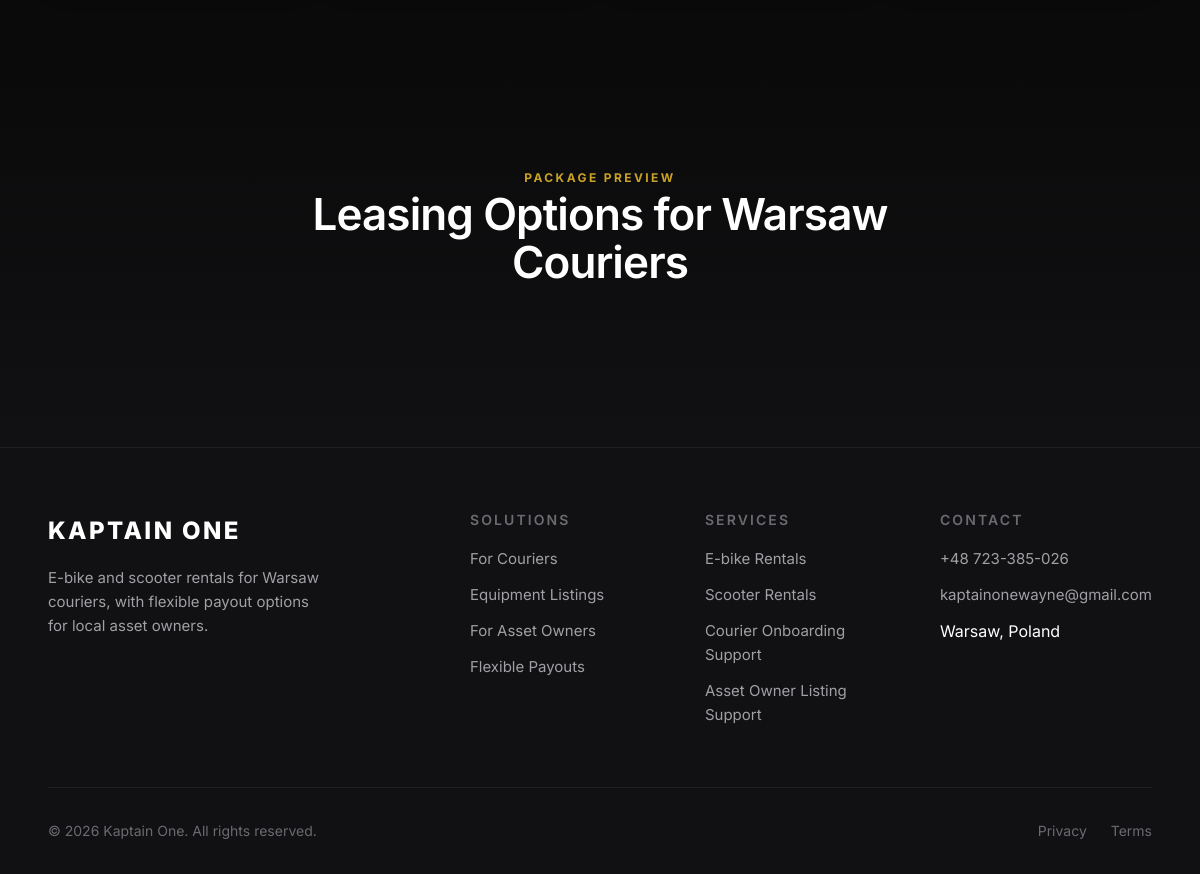
The page /gig-workers.php (lower part) on the database as committed earlier.
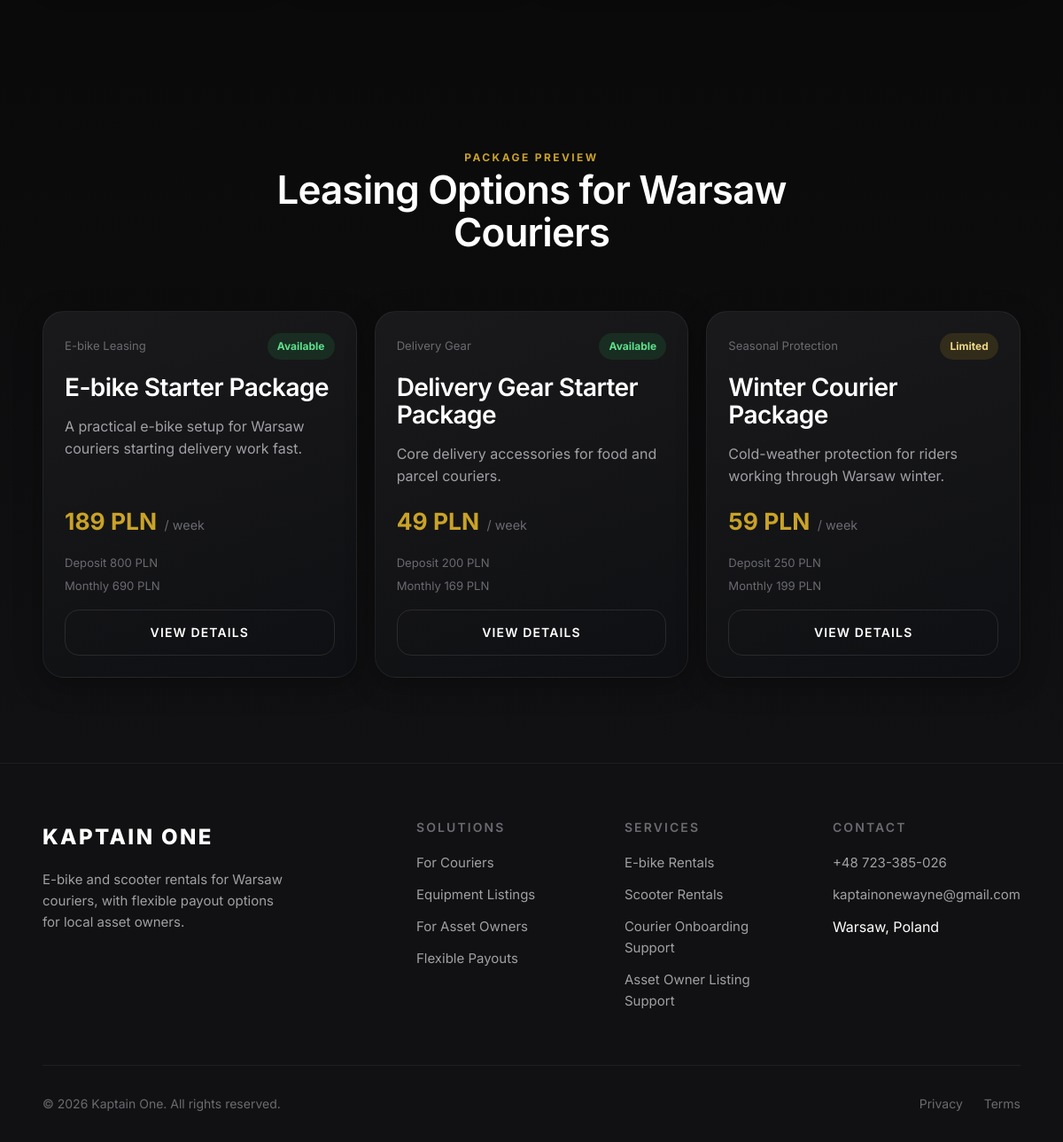
The same page on the database as committed later.
### tables this page shows
CREATE TABLE IF NOT EXISTS equipment_packages (
    id INT UNSIGNED AUTO_INCREMENT PRIMARY KEY,
    title VARCHAR(160) NOT NULL,
    slug VARCHAR(180) NOT NULL UNIQUE,
    category VARCHAR(80) NOT NULL,
    description TEXT,
    short_description TEXT,
    image VARCHAR(255),
    included_items TEXT,
    weekly_price DECIMAL(10,2) DEFAULT 0,
    monthly_price DECIMAL(10,2) DEFAULT 0,
    deposit_amount DECIMAL(10,2) DEFAULT 0,
    currency VARCHAR(10) DEFAULT 'PLN',
    availability_status ENUM('available', 'limited', 'waitlist', 'unavailable') DEFAULT 'available',
    requirements TEXT,
    terms TEXT,
    is_active BOOLEAN DEFAULT TRUE,
    sort_order INT DEFAULT 100,
    created_at TIMESTAMP DEFAULT CURRENT_TIMESTAMP,
    updated_at TIMESTAMP DEFAULT CURRENT_TIMESTAMP ON UPDATE CURRENT_TIMESTAMP,
    INDEX idx_packages_active (is_active),
    INDEX idx_packages_category (category),
    INDEX idx_packages_availability (availability_status)
);

### config/config.php (called while the page is built, shortened)
<?php
$DB_CONFIG = [
    'host'     => 'localhost',
    'database' => 'u123456789_kaptain',
    'username' => 'u123456789_admin',
    'password' => 'your_db_password',
    'charset'  => 'utf8mb4',
    'port'     => 3306
];
$SITE_CONFIG = [
    'name'        => 'Kaptain One',
    'tagline'     => 'Warsaw E-Bike & Scooter Rentals for Couriers',
    'url'         => 'https://kaptainone.com',
    'email'       => 'kaptainonewayne@gmail.com',
    'phone'       => '+48 723-385-026',
    'phone_link'  => '+48723385026',
    'address'     => 'Warsaw, Poland',
    'timezone'    => 'Europe/Warsaw'
];

### includes/db.php (called while the page is built, shortened)
<?php
require_once __DIR__ . '/../config/config.php';
class Database {
    private static ?PDO $instance = null;
    public static function connect(): PDO {
        global $DB_CONFIG;
        if (self::$instance === null) {
            try {
                $dsn = sprintf(
                    'mysql:host=%s;port=%d;dbname=%s;charset=%s',
                    $DB_CONFIG['host'],
                    $DB_CONFIG['port'],
                    $DB_CONFIG['database'],
                    $DB_CONFIG['charset']
                );
                self::$instance = new PDO($dsn, $DB_CONFIG['username'], $DB_CONFIG['password'], [
                    PDO::ATTR_ERRMODE            => PDO::ERRMODE_EXCEPTION,
                    PDO::ATTR_DEFAULT_FETCH_MODE => PDO::FETCH_ASSOC,
                    PDO::ATTR_EMULATE_PREPARES   => false,
                ]);
            } catch (PDOException $e) {
                error_log('Database connection failed: ' . $e->getMessage());
                throw new Exception('Service temporarily unavailable');
            }
        }
        return self::$instance;
    }
    public static function query(string $sql, array $params = []): PDOStatement {
        $stmt = self::connect()->prepare($sql);
        $stmt->execute($params);
        return $stmt;
    }
    public static function fetchAll(string $sql, array $params = []): array {
        $stmt = self::query($sql, $params);
        return $stmt->fetchAll();
    }
}

### includes/app_data.php (called while the page is built, shortened)
<?php
require_once __DIR__ . '/db.php';
function package_status_label(string $status): string {
    return ucwords(str_replace('_', ' ', $status));
}
function get_active_packages(): array {
    return Database::fetchAll("SELECT * FROM equipment_packages WHERE is_active = 1 ORDER BY sort_order, title");
}

### includes/functions.php (called while the page is built, shortened)
<?php
require_once __DIR__ . '/../config/config.php';
function e(string $text): string {
    return htmlspecialchars($text, ENT_QUOTES, 'UTF-8');
}
function site(string $key): string {
    global $SITE_CONFIG;
    return $SITE_CONFIG[$key] ?? '';
}
function base_url(): string {
    $configured = rtrim(site('url'), '/');
    if (!empty($_SERVER['HTTP_HOST'])) {
        $host = $_SERVER['HTTP_HOST'];
        if (stripos($host, 'localhost') !== false || preg_match('/^(127\.0\.0\.1|192\.168\.|10\.|172\.(1[6-9]|2\d|3[0-1])\.)/', $host)) {
            $scriptDir = str_replace('\\', '/', dirname($_SERVER['SCRIPT_NAME'] ?? '/'));
            $scriptDir = rtrim($scriptDir, '/.');
            if ($scriptDir === '') {
                return 'http://' . $host;
            }
            return 'http://' . $host . $scriptDir;
        }
    }
    return $configured;
}

### includes/package-card.php (the view)
<article class="package-card">
    <div class="package-card__top">
        <span class="package-card__category"><?= e($package['category']) ?></span>
        <span class="status-pill status-<?= e($package['availability_status']) ?>"><?= e(package_status_label($package['availability_status'])) ?></span>
    </div>
    <h3><?= e($package['title']) ?></h3>
    <p><?= e($package['short_description']) ?></p>
    <div class="package-price">
        <strong><?= number_format((float)$package['weekly_price'], 0) ?> <?= e($package['currency']) ?></strong>
        <span>/ week</span>
    </div>
    <div class="package-meta">
        <span>Deposit <?= number_format((float)$package['deposit_amount'], 0) ?> <?= e($package['currency']) ?></span>
        <span>Monthly <?= number_format((float)$package['monthly_price'], 0) ?> <?= e($package['currency']) ?></span>
    </div>
    <a href="<?= base_url() ?>/package.php?slug=<?= e($package['slug']) ?>" class="btn btn-secondary">View Details</a>
</article>

### gig-workers.php (shortened to what this page needs)
<?php
require_once __DIR__ . '/includes/functions.php';
require_once __DIR__ . '/includes/app_data.php';
$packages = array_slice(get_active_packages(), 0, 3);
require_once __DIR__ . '/includes/header.php';
?>
<section class="section">
</section>
<section class="section app-band">
    <div class="container">
        <div class="section-header">
            <span class="section-kicker">Package Preview</span>
            <h2>Leasing Options for Warsaw Couriers</h2>
        </div>
        <div class="package-grid">
            <?php foreach ($packages as $package): ?>
                <?php require __DIR__ . '/includes/package-card.php'; ?>
            <?php endforeach; ?>
        </div>
    </div>
</section>
<?php require_once __DIR__ . '/includes/footer.php'; ?>

Rows that differ between the two databases and show on the page:
added equipment_packages: category "E-bike Leasing", availability_status "Available", title "E-bike Starter Package", short_description "A practical e-bike setup for Warsaw couriers starting delivery work fast.", weekly_price "189", currency "PLN", deposit_amount "800", monthly_price "690"
added equipment_packages: category "Delivery Gear", availability_status "Available", title "Delivery Gear Starter Package", short_description "Core delivery accessories for food and parcel couriers.", weekly_price "49", currency "PLN", deposit_amount "200", monthly_price "169"
added equipment_packages: category "Seasonal Protection", availability_status "Limited", title "Winter Courier Package", short_description "Cold-weather protection for riders working through Warsaw winter.", weekly_price "59", currency "PLN", deposit_amount "250", monthly_price "199"
